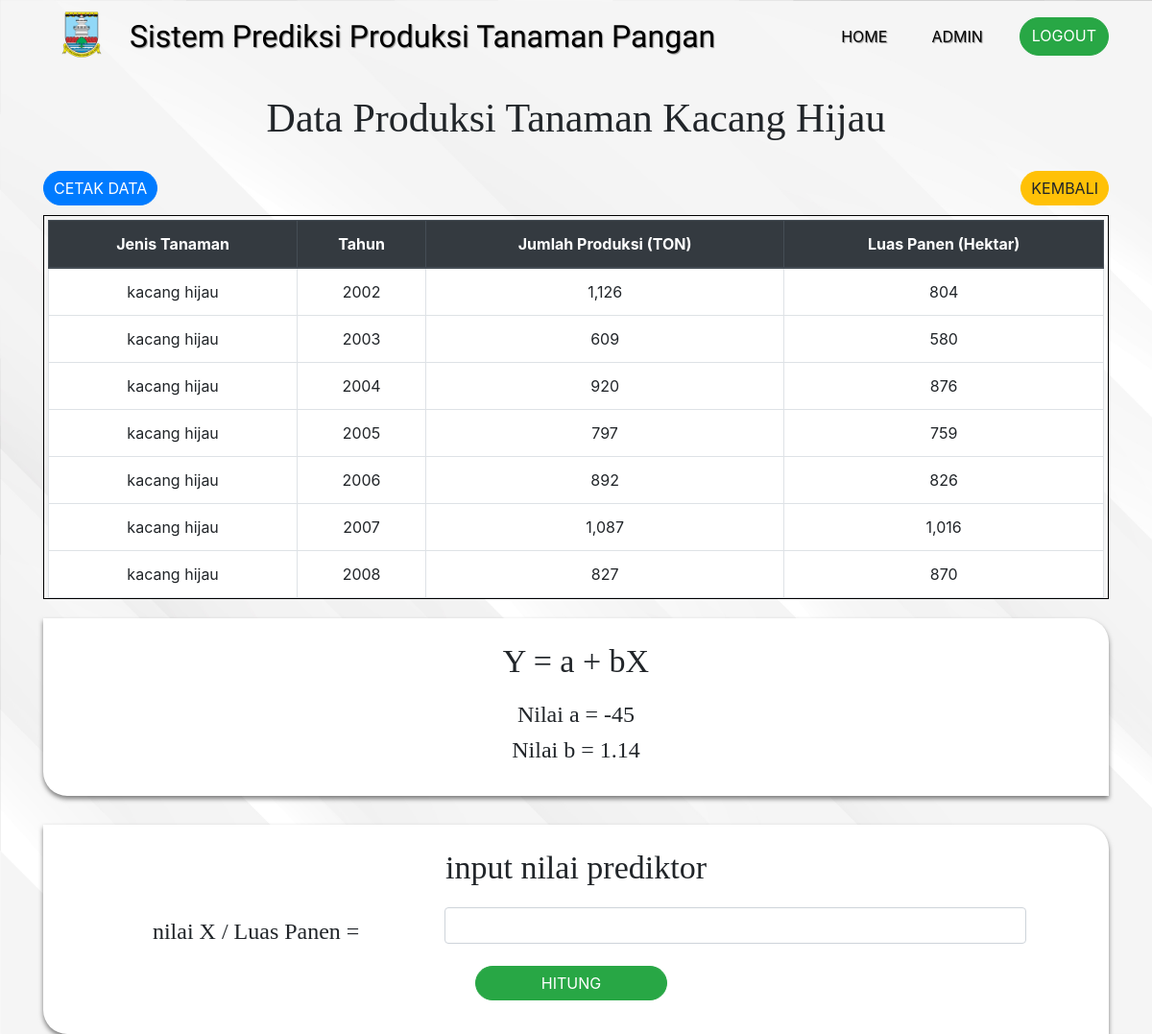
Screenshot of /admin/prediksi/kacanghijau/prediksi.php?a=-44.850313664792&b=1.14 (signed in) with the database file from the repository.
### tables this page shows
CREATE TABLE `kacang_hijau` (
  `id_kacangH` int(11) NOT NULL,
  `tahun` int(50) NOT NULL,
  `produksi` int(200) NOT NULL,
  `LuasPanen` int(200) NOT NULL
);

### function/functions.php (called while the page is built, shortened)
<?php
$conn = mysqli_connect("localhost", "root", "", "prediksi2.0");
function query($query)
{
    global $conn;
    $result = mysqli_query($conn, $query);
    $rows = [];
    while ($row = mysqli_fetch_assoc($result)) {
        $rows[] = $row;
    }
    return $rows;
}

### admin/prediksi/kacanghijau/prediksi.php (the view, shortened to what this page needs)
<?php
require '../../../function/functions.php';
$data = query("SELECT * FROM kacang_hijau ORDER BY tahun");
$a = $_GET["a"];
$b = $_GET["b"];
?>
<!doctype html>
<html lang="en">
<head>
    <link rel="stylesheet" href="../../../bootstrap/css/bootstrap.min.css">
    <link rel="stylesheet" href="../css/prediksi.css">
</head>
<body>
    <nav class="navbar navbar-expand-lg navbar-light">
        <div class="container">
            <img src="../../../logodinaskabserang/Serang.png" alt="logo">
            <a class="navbar-brand" href="">Sistem Prediksi Produksi Tanaman Pangan</a>
            <div class="collapse navbar-collapse" id="navbarNavAltMarkup">
                <div class="navbar-nav ml-auto">
                    <a class="nav-item nav-link active" href="../../admin-page.php">Home</a>
                    <a class="nav-item nav-link" href="../../dataadmin.php">admin</a>
                    <a class="nav-item btn btn-success tombol" href="../../logout.php">logout</a>
                </div>
            </div>
        </div>
    </nav>
    <div class="container">
        <h1 class="header">data produksi tanaman kacang hijau</h1>
        <div class="btnbtn">
            <a class="nav-item btn btn-primary add" href="" onclick="window.print()">cetak data</a>
            <a class="nav-item btn btn-warning add kembali" href="kacanghijau.php">kembali</a>
        </div>
        <div class="scroll">
            <table class="table table-bordered">
                <thead class="thead-dark">
                    <tr>
                        <th scope="col">Jenis Tanaman</th>
                        <th scope="col">Tahun</th>
                        <th scope="col">Jumlah Produksi (TON)</th>
                        <th scope="col">Luas Panen (Hektar)</th>
                    </tr>
                </thead>
                <tbody>
                    <?php foreach ($data as $dt) : ?>
                        <tr>
                            <td>kacang hijau</td>
                            <td><?= $dt["tahun"]; ?></td>
                            <td><?= number_format($dt["produksi"]); ?></td>
                            <td><?= number_format($dt["LuasPanen"]); ?></td>
                        </tr>
                    <?php endforeach; ?>
                </tbody>
            </table>
        </div>
        <div class="content">
            <div class="persamaan">
                <h2>Y = a + bX</h2>
                <h4>Nilai a = <?php
                                echo number_format($a);
                                ?>
                </h4>
                <h4>Nilai b = <?php
                                echo $b; ?>
                </h4>
            </div>
        </div>
        <div class="hasilpre">
            <h2>input nilai prediktor</h2>
            <form action="" method="POST">
                <div class="form-group row">
                    <label for="predik" class="col-sm-4 col-form-label">nilai X / Luas Panen =</label>
                    <div class="col-sm-7">
                        <input type="text" name="predik" class="form-control" id="predik" autocomplete="off">
                    </div>
                </div>
                <div class="row d-flex justify-content-center">
                    <button type="submit" name="hitung" class="btn btn-success add">hitung</button>
                </div>
            </form>
        </div>
    </div>
</body>
</html>

### admin/prediksi/css/prediksi.css (style rules this page uses)
body { background-image: url(../background/bgpage.jpg); background-size: cover; }
.navbar { position: relative; z-index: 1; }
.navbar-brand { font-family: viga; font-size: 16px; }
.navbar img { width: 50px; position: relative; }
.navbar .nav-link { text-align: center; }
.table { background-color: white; }
.table td { word-wrap: break-word; }
.tombol { text-transform: uppercase; border-radius: 40px; }
.add { text-transform: uppercase; border-radius: 40px; font-size: 16px; margin-right: 10px; padding: 5px 10px; margin-top: 10px; margin-bottom: 10px; }
.btnbtn { display: flex; }
.btnbtn .kembali { margin-left: auto; margin-right: 0; }
.header { font-size: 42px; margin-top: 20px; text-align: center; text-transform: capitalize; font-family: poppins; margin-bottom: 20px; }
.scroll { margin:4px, 4px; padding:4px; width: 100%; height: 50vh; overflow-x: hidden; overflow-y: auto; text-align: center; border: 1px solid black; }
.hasilpre h2 { font-size: 34px; text-align: center; font-family: poppins; margin-bottom: 20px; }
.hasilpre label { font-size: 24px; font-family: poppins; text-align: center; margin-left: 30px; }
.hasilpre input { width: 100%; }
.hasilpre button { width: 200px; margin-top: -5px; }
.content { display: flex; justify-content: center; }
.persamaan { background-color:white; box-shadow: 0 3px 5px rgba(0, 0, 0, 0.5); border-radius: 0 25px; padding: 25px; margin-bottom: 30px; width: 100%; justify-items: center; margin-top: 20px; }
.persamaan h2 { font-size: 34px; text-align: center; font-family: poppins; margin-bottom: 20px; }
.persamaan h4 { font-size: 24px; text-align : center; font-family: poppins; }
.hasilpre { background-color:white; box-shadow: 0 3px 5px rgba(0, 0, 0, 0.5); border-radius: 0 25px; padding: 25px; }
@media (min-width: 992px) { .navbar { padding-bottom: 10px; } }
@media (min-width: 992px) { .navbar-brand { font-size: 32px; } }
@media (min-width: 992px) { .navbar-brand, .nav-link { color: rgb(0, 0, 0) !important; text-shadow: 1px 1px 1px rgba(105, 105, 105, 0.7); } }
@media (min-width: 992px) { .navbar img { width: 80px; position: relative; bottom: 2px; margin-right: 10px; } }
@media (min-width: 992px) { .nav-link { text-transform: uppercase; margin-right: 30px; } }

### rows the page displays
kacang_hijau: tahun "2002", produksi "1,126", LuasPanen "804"
kacang_hijau: tahun "2003", produksi "609", LuasPanen "580"
kacang_hijau: tahun "2004", produksi "920", LuasPanen "876"
kacang_hijau: tahun "2005", produksi "797", LuasPanen "759"
kacang_hijau: tahun "2006", produksi "892", LuasPanen "826"
kacang_hijau: tahun "2007", produksi "1,087", LuasPanen "1,016"
kacang_hijau: tahun "2008", produksi "827", LuasPanen "870"

### other values shown
$a "-45"
$b "1.14"
